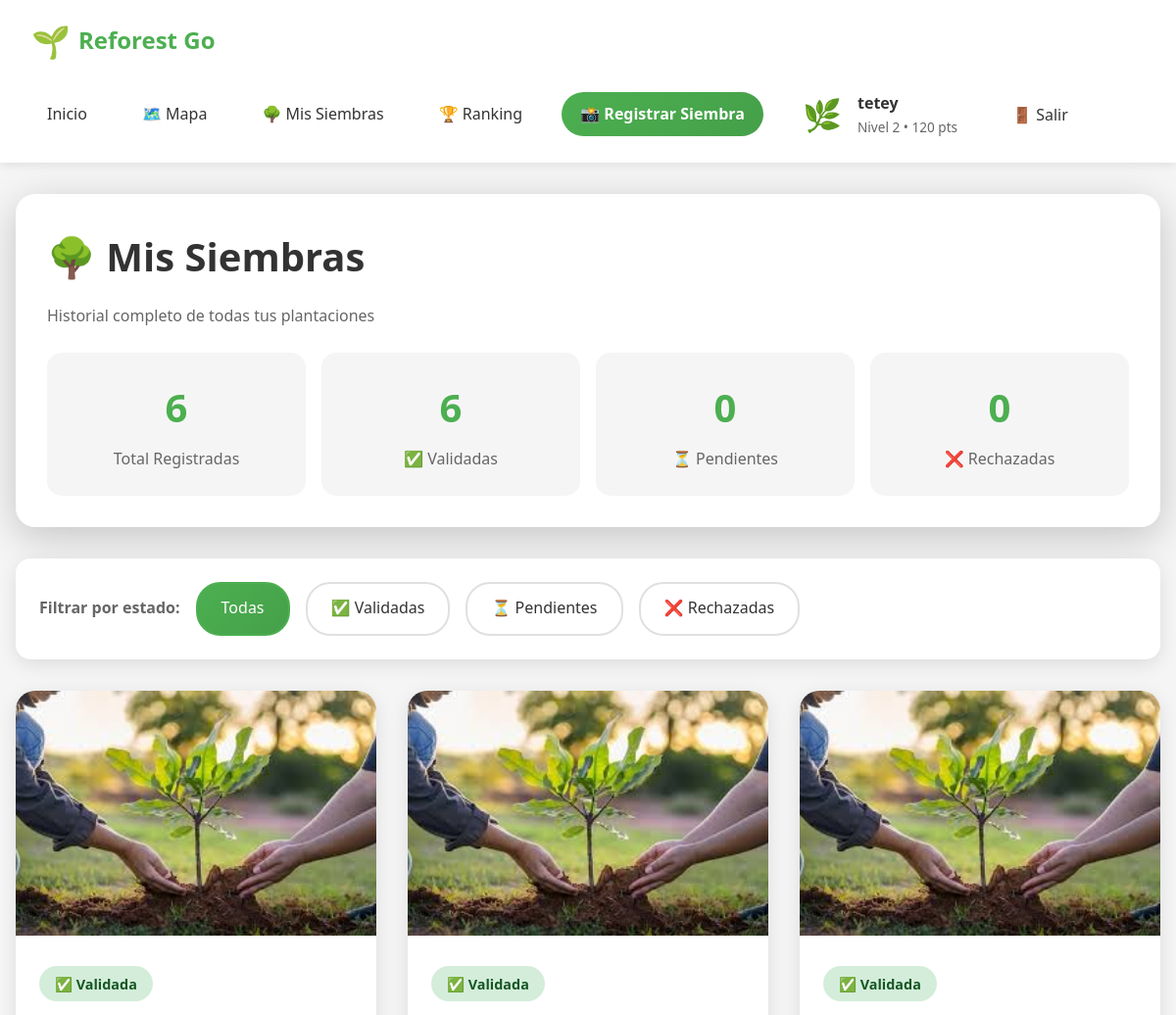
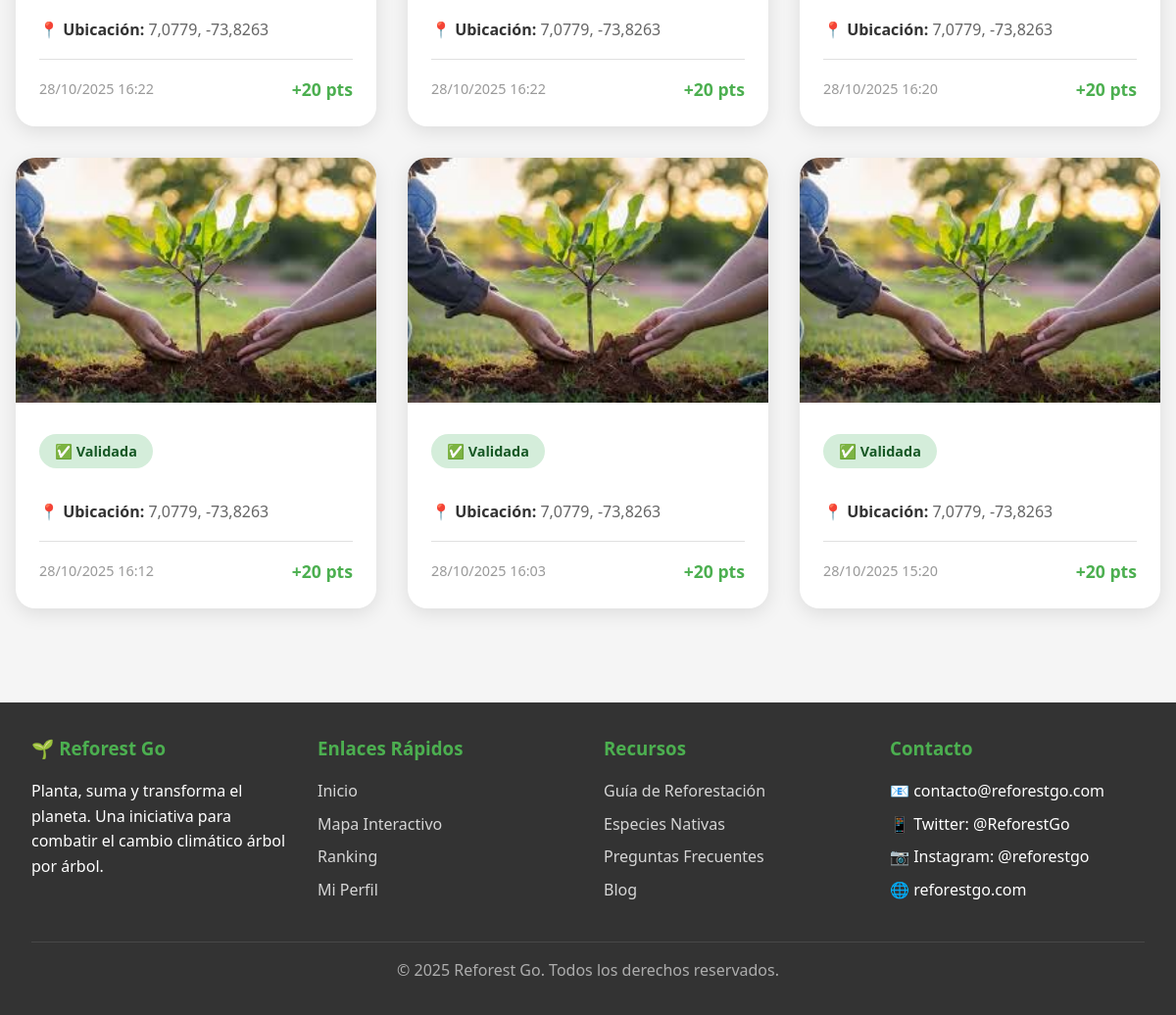
Page /siembras/ (signed in) on the committed database (2 pictures, top to bottom).
### core/models.py (models this page shows, shortened)
class Perfil(models.Model):
    ROLES = [
        ('usuario', 'Usuario'),
        ('verificador', 'Verificador'),
        ('admin', 'Administrador'),
    ]
    user = models.OneToOneField(User, on_delete=models.CASCADE, related_name='perfil')
    puntos = models.IntegerField(default=0)
    nivel = models.IntegerField(default=1)
    avatar_actual = models.ForeignKey(Avatar, on_delete=models.SET_NULL, null=True, blank=True)
    fecha_creacion = models.DateTimeField(auto_now_add=True)
    bio = models.TextField(max_length=500, blank=True)
    foto_perfil = models.ImageField(upload_to='perfiles/', null=True, blank=True)
    rol = models.CharField(max_length=20, choices=ROLES, default='usuario')
    verificaciones_realizadas = models.IntegerField(default=0)
    verificaciones_aprobadas = models.IntegerField(default=0)
    puntos_verificacion = models.IntegerField(default=0)
    class Meta:
        verbose_name = 'Perfil'
        verbose_name_plural = 'Perfiles'

class Avatar(models.Model):
    nombre = models.CharField(max_length=50)
    emoji = models.CharField(max_length=10, default="🌱")
    imagen = models.ImageField(upload_to='avatares/', null=True, blank=True)
    nivel_requerido = models.IntegerField(default=1)
    descripcion = models.TextField(blank=True)
    class Meta:
        ordering = ['nivel_requerido']
        verbose_name = 'Avatar'
        verbose_name_plural = 'Avatares'

class Siembra(models.Model):
    ESTADO_CHOICES = [
        ('pendiente', 'Pendiente'),
        ('en_verificacion', 'En Verificación'),
        ('validada', 'Validada'),
        ('rechazada', 'Rechazada'),
    ]
    usuario = models.ForeignKey(User, on_delete=models.CASCADE, related_name='siembras')
    foto = models.ImageField(upload_to='siembras/%Y/%m/')
    latitud = models.DecimalField(max_digits=9, decimal_places=6)
    longitud = models.DecimalField(max_digits=9, decimal_places=6)
    especie = models.CharField(max_length=100, blank=True)
    descripcion = models.TextField(max_length=500, blank=True)
    puntos_otorgados = models.IntegerField(default=20)
    estado = models.CharField(max_length=20, choices=ESTADO_CHOICES, default='pendiente')
    fecha_siembra = models.DateTimeField(auto_now_add=True)
    validada_por = models.ForeignKey(User, on_delete=models.SET_NULL, null=True, blank=True, related_name='validaciones')
    fecha_validacion = models.DateTimeField(null=True, blank=True)
    notas_admin = models.TextField(blank=True)
    oxigeno_generado = models.DecimalField(max_digits=10, decimal_places=2, default=0, help_text="kg O2/año")
    co2_absorbido = models.DecimalField(max_digits=10, decimal_places=2, default=0, help_text="kg CO2/año")
    ultima_actualizacion_oxigeno = models.DateTimeField(auto_now_add=True)
    class Meta:
        ordering = ['-fecha_siembra']
        verbose_name = 'Siembra'
        verbose_name_plural = 'Siembras'

### core/views.py (the view)
# urls.py: path('siembras/', views.mis_siembras, name='mis_siembras'),
@login_required
def mis_siembras(request):
    estado_filter = request.GET.get('estado', 'todas')
    siembras = request.user.siembras.all()
    if estado_filter != 'todas':
        siembras = siembras.filter(estado=estado_filter)
    paginator = Paginator(siembras, 12)
    page_number = request.GET.get('page')
    siembras_page = paginator.get_page(page_number)
    stats = {
        'total': request.user.siembras.count(),
        'validadas': request.user.siembras.filter(estado='validada').count(),
        'pendientes': request.user.siembras.filter(estado='pendiente').count(),
        'en_verificacion': request.user.siembras.filter(estado='en_verificacion').count(),
        'rechazadas': request.user.siembras.filter(estado='rechazada').count(),
    }
    context = {
        'siembras': siembras_page,
        'estado_filter': estado_filter,
        'stats': stats,
    }
    return render(request, 'mis_siembras.html', context)

### templates/mis_siembras.html (shortened to what this page needs)
{% extends 'base.html' %}
{% block content %}
<div class="siembras-header">
    <h1>🌳 Mis Siembras</h1>
    <p style="color: #666;">Historial completo de todas tus plantaciones</p>
    <div class="stats-row">
        <div class="stat-box">
            <div class="number">{{ stats.total }}</div>
            <div class="label">Total Registradas</div>
        </div>
        <div class="stat-box">
            <div class="number">{{ stats.validadas }}</div>
            <div class="label">✅ Validadas</div>
        </div>
        <div class="stat-box">
            <div class="number">{{ stats.pendientes }}</div>
            <div class="label">⏳ Pendientes</div>
        </div>
        <div class="stat-box">
            <div class="number">{{ stats.rechazadas }}</div>
            <div class="label">❌ Rechazadas</div>
        </div>
    </div>
</div>
<div class="filters">
    <span style="color: #666; font-weight: 600;">Filtrar por estado:</span>
    <a href="?estado=todas" class="filter-btn {% if estado_filter == 'todas' %}active{% endif %}">
        Todas
    </a>
    <a href="?estado=validada" class="filter-btn {% if estado_filter == 'validada' %}active{% endif %}">
        ✅ Validadas
    </a>
    <a href="?estado=pendiente" class="filter-btn {% if estado_filter == 'pendiente' %}active{% endif %}">
        ⏳ Pendientes
    </a>
    <a href="?estado=rechazada" class="filter-btn {% if estado_filter == 'rechazada' %}active{% endif %}">
        ❌ Rechazadas
    </a>
</div>
{% if siembras %}
<div class="siembras-grid">
    {% for siembra in siembras %}
    <div class="siembra-card">
        <img src="{{ siembra.foto.url }}" alt="Siembra" class="siembra-image">
        <div class="siembra-content">
            <span class="siembra-status {{ siembra.estado }}">
                {% if siembra.estado == 'validada' %}✅ Validada
                {% elif siembra.estado == 'pendiente' %}⏳ Pendiente
                {% else %}❌ Rechazada{% endif %}
            </span>
            <div class="siembra-info">
                <p><strong>📍 Ubicación:</strong> {{ siembra.latitud|floatformat:4 }}, {{ siembra.longitud|floatformat:4 }}</p>
            </div>
            <div class="siembra-meta">
                <span class="siembra-date">{{ siembra.fecha_siembra|date:"d/m/Y H:i" }}</span>
                {% if siembra.estado == 'validada' %}
                <span class="siembra-points">+{{ siembra.puntos_otorgados }} pts</span>
                {% endif %}
            </div>
        </div>
    </div>
    {% endfor %}
</div>
{% endif %}
{% endblock %}

### templates/base.html (shortened to what this page needs)
<!DOCTYPE html>
<html lang="es">
<head>
</head>
<body>
    <nav class="navbar">
        <div class="navbar-container">
            <a href="{% url 'reforest:index' %}" class="navbar-brand">
                <span class="logo">🌱</span>
                <span>Reforest Go</span>
            </a>
            <ul class="navbar-menu" id="navbarMenu">
                <li><a href="{% url 'reforest:index' %}">Inicio</a></li>
                <li><a href="{% url 'reforest:mapa' %}">🗺️ Mapa</a></li>
                {% if user.is_authenticated %}
                <li><a href="{% url 'reforest:mis_siembras' %}">🌳 Mis Siembras</a></li>
                <li><a href="{% url 'reforest:ranking' %}">🏆 Ranking</a></li>
                <li><a href="{% url 'reforest:registrar_siembra' %}" class="btn-primary">📸 Registrar Siembra</a></li>
                <li class="navbar-user">
                    <a href="{% url 'reforest:perfil' %}"
                        style="display: flex; align-items: center; gap: 1rem; text-decoration: none; color: inherit;">
                        <span class="user-avatar">{{ user.perfil.avatar_actual.emoji }}</span>
                        <div class="user-info">
                            <span class="user-name">{{ user.get_full_name|default:user.username }}</span>
                            <span class="user-level">Nivel {{ user.perfil.nivel }} • {{ user.perfil.puntos }} pts</span>
                        </div>
                    </a>
                </li>
                <li>
                    <form method="post" action="{% url 'reforest:logout' %}" class="logout-form">
                        <button type="submit" class="logout-btn">🚪 Salir</button>
                    </form>
                </li>
                {% else %}
                <li><a href="{% url 'reforest:login' %}">Iniciar Sesión</a></li>
                <li><a href="{% url 'reforest:registro' %}" class="btn-primary">Registrarse</a></li>
                {% endif %}
            </ul>
        </div>
    </nav>
    <div class="main-content">
        {% block content %}{% endblock %}
    </div>
    <footer class="footer">
        <div class="footer-container">
            <div class="footer-section">
                <h3>🌱 Reforest Go</h3>
                <p>Planta, suma y transforma el planeta. Una iniciativa para combatir el cambio climático árbol por
                    árbol.</p>
            </div>
            <div class="footer-section">
                <h3>Enlaces Rápidos</h3>
                <ul>
                    <li><a href="{% url 'reforest:index' %}">Inicio</a></li>
                    <li><a href="{% url 'reforest:mapa' %}">Mapa Interactivo</a></li>
                    <li><a href="{% url 'reforest:ranking' %}">Ranking</a></li>
                    {% if user.is_authenticated %}
                    <li><a href="{% url 'reforest:perfil' %}">Mi Perfil</a></li>
                    {% else %}
                    <li><a href="{% url 'reforest:registro' %}">Registrarse</a></li>
                    {% endif %}
                </ul>
            </div>
            <div class="footer-section">
                <h3>Recursos</h3>
                <ul>
                    <li><a href="#">Guía de Reforestación</a></li>
                    <li><a href="#">Especies Nativas</a></li>
                    <li><a href="#">Preguntas Frecuentes</a></li>
                    <li><a href="#">Blog</a></li>
                </ul>
            </div>
            <div class="footer-section">
                <h3>Contacto</h3>
                <ul>
                    <li>📧 contacto@reforestgo.com</li>
                    <li>📱 Twitter: @ReforestGo</li>
                    <li>📷 Instagram: @reforestgo</li>
                    <li>🌐 reforestgo.com</li>
                </ul>
            </div>
        </div>
        <div class="footer-bottom">
            <p>&copy; 2025 Reforest Go. Todos los derechos reservados.</p>
        </div>
    </footer>
</body>
</html>

### templates/base.html (style rules this page uses)
* { margin: 0; padding: 0; box-sizing: border-box; }
:root { --primary-color: #4CAF50; --primary-dark: #45a049; --secondary-color: #667eea; --secondary-dark: #764ba2; --text-dark: #333; --text-light: #666; --background: #f5f5f5; --white: #ffffff; --success: #28a745; --warning: #ffc107; --danger: #dc3545; --info: #17a2b8; --shadow: 0 2px 10px rgba(0, 0, 0, 0.1); --shadow-lg: 0 10px 40px rgba(0, 0, 0, 0.2); }
body { font-family: 'Segoe UI', Tahoma, Geneva, Verdana, sans-serif; background: var(--background); color: var(--text-dark); line-height: 1.6; min-height: 100vh; display: flex; flex-direction: column; }
.navbar { background: var(--white); padding: 1rem 2rem; box-shadow: var(--shadow); position: sticky; top: 0; z-index: 1000; }
.navbar-container { max-width: 1400px; margin: 0 auto; display: flex; justify-content: space-between; align-items: center; flex-wrap: wrap; gap: 1rem; }
.navbar-brand { display: flex; align-items: center; text-decoration: none; color: var(--primary-color); font-size: 1.5rem; font-weight: 700; }
.navbar-brand .logo { font-size: 2rem; margin-right: 0.5rem; }
.navbar-menu { display: flex; align-items: center; gap: 1.5rem; list-style: none; }
.navbar-menu a { text-decoration: none; color: var(--text-dark); font-weight: 500; transition: color 0.3s; padding: 0.5rem 1rem; border-radius: 8px; }
.navbar-menu .btn-primary { background: linear-gradient(135deg, var(--primary-color) 0%, var(--primary-dark) 100%); color: var(--white); padding: 0.6rem 1.2rem; border-radius: 25px; font-weight: 600; }
.navbar-user { display: flex; align-items: center; gap: 1rem; }
.user-avatar { font-size: 2rem; }
.user-info { display: flex; flex-direction: column; }
.user-name { font-weight: 600; color: var(--text-dark); }
.user-level { font-size: 0.85rem; color: var(--text-light); }
.logout-btn { background: none; border: none; color: var(--text-dark); font-weight: 500; padding: 0.5rem 1rem; border-radius: 8px; cursor: pointer; font-size: 1rem; font-family: inherit; transition: all 0.3s; }
.logout-form { display: inline; margin: 0; }
.main-content { flex: 1; width: 100%; max-width: 1400px; margin: 2rem auto; padding: 0 1rem; }
.footer { background: var(--text-dark); color: var(--white); padding: 2rem; margin-top: 4rem; }
.footer-container { max-width: 1400px; margin: 0 auto; display: grid; grid-template-columns: repeat(auto-fit, minmax(250px, 1fr)); gap: 2rem; }
.footer-section h3 { color: var(--primary-color); margin-bottom: 1rem; }
.footer-section ul { list-style: none; }
.footer-section ul li { margin-bottom: 0.5rem; }
.footer-section a { color: rgba(255, 255, 255, 0.8); text-decoration: none; transition: color 0.3s; }
.footer-bottom { text-align: center; margin-top: 2rem; padding-top: 1rem; border-top: 1px solid rgba(255, 255, 255, 0.1); color: rgba(255, 255, 255, 0.6); }

### rows in the picture
Siembra: foto (picture), estado "✅ Validada", latitud "7,0779", longitud "-73,8263", fecha_siembra "28/10/2025 16:22", puntos_otorgados "20"
Siembra: foto (picture), estado "✅ Validada", latitud "7,0779", longitud "-73,8263", fecha_siembra "28/10/2025 16:22", puntos_otorgados "20"
Siembra: foto (picture), estado "✅ Validada", latitud "7,0779", longitud "-73,8263", fecha_siembra "28/10/2025 16:20", puntos_otorgados "20"
Siembra: foto (picture), estado "✅ Validada", latitud "7,0779", longitud "-73,8263", fecha_siembra "28/10/2025 16:12", puntos_otorgados "20"
Siembra: foto (picture), estado "✅ Validada", latitud "7,0779", longitud "-73,8263", fecha_siembra "28/10/2025 16:03", puntos_otorgados "20"
Siembra: foto (picture), estado "✅ Validada", latitud "7,0779", longitud "-73,8263", fecha_siembra "28/10/2025 15:20", puntos_otorgados "20"

### other values in the picture
{{ user.perfil.avatar_actual.emoji }} "🌿"
{{ user.get_full_name|default:user.username }} "tetey"
{{ user.perfil.nivel }} "2"
{{ user.perfil.puntos }} "120"
{{ stats.total }} "6"
{{ stats.validadas }} "6"
{{ stats.pendientes }} "0"
{{ stats.rechazadas }} "0"
